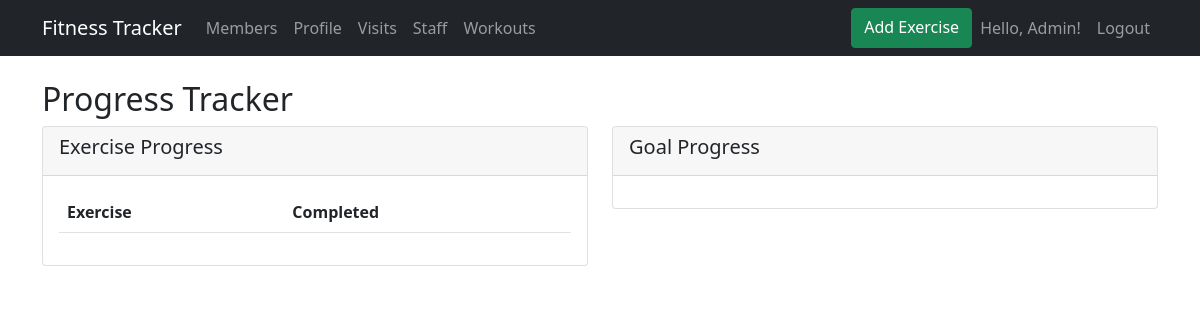
The page /progress/ (signed in) on the database as committed earlier.
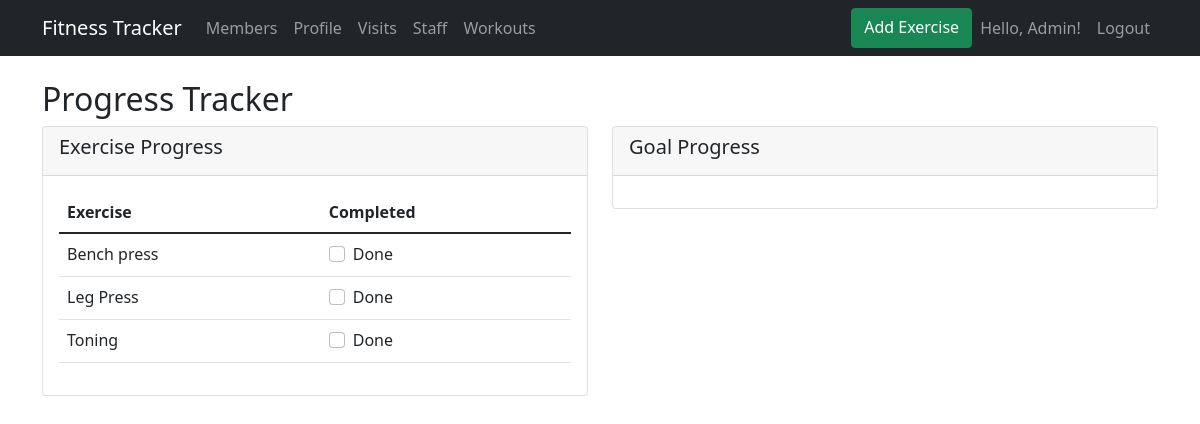
The same page on the database as committed later.
### fitness/models.py (models this page shows, shortened)
class Exercise(models.Model):
    name = models.CharField(max_length=100)
    category = models.ForeignKey(WorkoutCategory, on_delete=models.CASCADE)
    muscle_group = models.CharField(max_length=100)
    reps = models.IntegerField()
    sets = models.IntegerField()
    created_at = models.DateTimeField(auto_now_add=True)
    updated_at = models.DateTimeField(auto_now=True)

### fitness/views.py (the view)
# urls.py: path('progress/', views.progress_tracker, name='progress_tracker'),
@login_required
def progress_tracker(request):
    exercises = Exercise.objects.all()
    goals = FitnessGoal.objects.filter(user=request.user)
    return render(request, 'fitness/progress_tracker.html', {
        'exercises': exercises,
        'goals': goals
    })

### fitness/templates/fitness/progress_tracker.html (shortened to what this page needs)
{% extends 'base.html' %}
{% block content %}
<h2>Progress Tracker</h2>
<div class="row">
    <div class="col-md-6">
        <div class="card mb-4">
            <div class="card-header">
                <h5>Exercise Progress</h5>
            </div>
            <div class="card-body">
                <table class="table">
                    <thead>
                        <tr>
                            <th>Exercise</th>
                            <th>Completed</th>
                        </tr>
                    </thead>
                    <tbody>
                        {% for exercise in exercises %}
                        <tr>
                            <td>{{ exercise.name }}</td>
                            <td>
                                <div class="form-check">
                                    <input class="form-check-input" type="checkbox"
                                           id="exercise-{{ exercise.id }}">
                                    <label class="form-check-label" for="exercise-{{ exercise.id }}">
                                        Done
                                    </label>
                                </div>
                            </td>
                        </tr>
                        {% endfor %}
                    </tbody>
                </table>
            </div>
        </div>
    </div>
    <div class="col-md-6">
        <div class="card">
            <div class="card-header">
                <h5>Goal Progress</h5>
            </div>
            <div class="card-body">
            </div>
        </div>
    </div>
</div>
{% endblock %}

Rows that differ between the two databases and show on the page:
added Exercise: name "Bench press"
added Exercise: name "Leg Press"
added Exercise: name "Toning"
